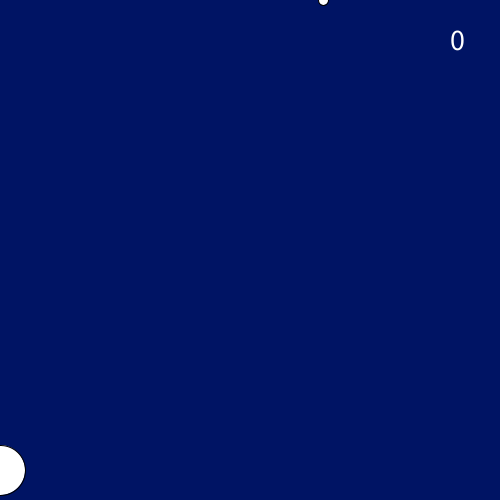
Frame 1 (no input)
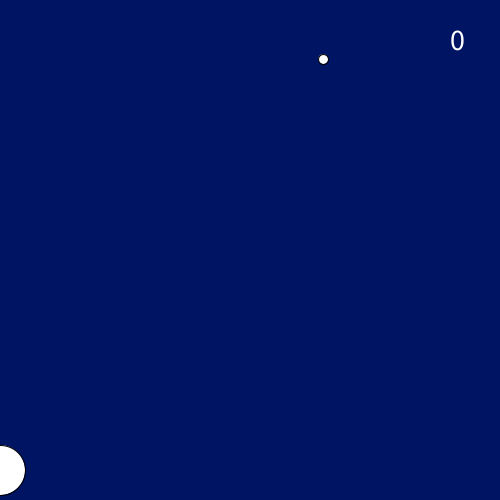
Frame 60 (the mouse pressed at the canvas centre just before this capture)
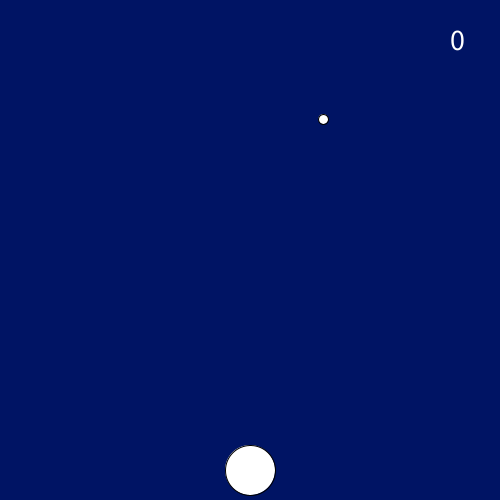
Frame 120 (the mouse held since frame 60 and released just before this capture)

The Processing sketch that drew these frames (run headless with seeded random() and noise(); from frame 60 on, the mouse is pressed at the canvas centre):

// Processing sketch: Raindrops_game
// ── Raindrops_game.pde
int score=0;
int oldTime=0;
int currentTime=0;
int index=1;
//Creates an array of raindrops 
Rain[] r = new Rain[100];
Catcher catcher;
void setup() {
  textSize(30);
  size(500, 500);
  //Initializes the raindrops
  for (int i = 0; i < r.length; i++) {
    r[i] = new Rain();
  }
  //Creates the object from the class 
  catcher = new Catcher();
}

void draw() {
  background(0, 20, 100);
  //Allows one raindrop to fall
  for (int i = 0; i < index; i++) {
    r[i].display();
    r[i].drop();
    catcher.catchDrop(r[i]);
  }
  catcher.display();
  catcher.update();
  //The score is displayed in the top right corner
  text(score, 450, 50);
  currentTime=millis();
  //a raindrop falls every 3 seconds
  if (currentTime-oldTime >= 3000) {
    oldTime=currentTime;
    index++;
  }
  //If the score is 10 or greater a winner message is displayed in the center of the screen
  if (score>=10) {
    text("Winner!", 200, height/2);
  }
}


// ── Catcher_class.pde
//Create a catcher class
class Catcher {
  PVector loc;
  int d;
  //The catcher is located near bottom of screen and moves left and right with the mouse
  Catcher() {
    loc= new PVector(mouseX, 470);
    d=50;
  }
  //Display the catcher
  void display() {
    loc.x=mouseX;
    ellipse(loc.x, loc.y, d, d);
  }
  void update() {
    loc.set(mouseX, 470);
  }
  //if a raindrop touches the catcher, it goes off the screeen, velocity goes to 0, and score increases by 1
  void catchDrop(Rain drop) {
    if (loc.dist(drop.loc) < d/2 + drop.d/2) {
      drop.loc.set(-width, -height);
      drop.vel.set(0, 0);
      score++;
    }
  }
}


// ── Raindrop_class.pde
//Create a rain class
class Rain {
  PVector loc;
  PVector vel;
  int d;

  Rain() {
    d=10;
    //The raindrops will appear at a random x value from 0-500 and a y value of 0
    loc = new PVector(random(0, 500), 0);
    vel = new PVector(0, 1);
  }

  //This displays the raindrops
  void display() {
    ellipse(loc.x, loc.y, d, d);
  }
  void drop() {
    loc.add(vel);
    //when the raindrop gets to the bottom of the screen, it's y location goes back to 0
    if (loc.y>height) {
      loc.y=0;
    }
  }
}
